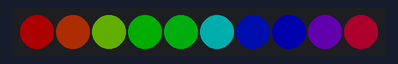
Bench run of a sketch on a simulated Arduino Uno, built with avr-gcc and run on an emulated ATmega328P. Shown: 10 RGB LEDs in strip order, left to right. Dim RGB values are drawn brighter than linear.

Above: at 0.16 s.
At 4.67 s:
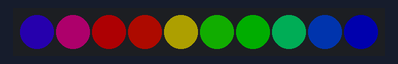
At 9.48 s:
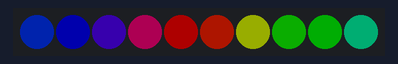
At 19.39 s:
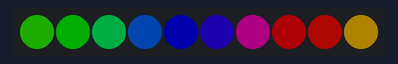
At 29.31 s:
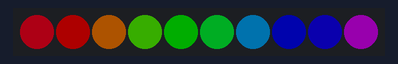
At 39.53 s:
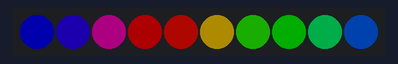

The sketch:

neopixel_template.ino
```cpp
//----------------------------------------------------------------//
//
// SAIC Activated Objects Fall 2024
// Brett Ian Balogh
// https://github.com/giantmolecules/ACTIVATED_OBJECTS_FA24
//
// neopixel_template.ino
//
// This example shows how to use neopixels.
// Use as a template for other neopixel projects.
// Uses Adafruit Neopixel v1.12.2 library
//
//----------------------------------------------------------------//

// Required Libraries
#include <Adafruit_NeoPixel.h>

// Which pin are the neopixels connected to
#define LED_PIN 5

// How many neopixels are there?
#define LED_COUNT 10

// Create neopixel strip.
Adafruit_NeoPixel strip(LED_COUNT, LED_PIN, NEO_GRBW + NEO_KHZ800);

//----{SETUP}-----------------------------------------------------//

void setup() {
  strip.begin();           // INITIALIZE NeoPixel strip object (REQUIRED)
  strip.show();            // Turn OFF all pixels ASAP
  strip.setBrightness(50); // Set BRIGHTNESS to about 1/5 (max = 255)

}

//----{LOOP}------------------------------------------------------//

void loop() {

  //This is a test. This is only a test.
  rainbow(10);

}

// Rainbow cycle along whole strip. Pass delay time (in ms) between frames.
void rainbow(int wait) {
  // Hue of first pixel runs 5 complete loops through the color wheel.
  // Color wheel has a range of 65536 but it's OK if we roll over, so
  // just count from 0 to 5*65536. Adding 256 to firstPixelHue each time
  // means we'll make 5*65536/256 = 1280 passes through this loop:
  for(long firstPixelHue = 0; firstPixelHue < 5*65536; firstPixelHue += 256) {
    // strip.rainbow() can take a single argument (first pixel hue) or
    // optionally a few extras: number of rainbow repetitions (default 1),
    // saturation and value (brightness) (both 0-255, similar to the
    // ColorHSV() function, default 255), and a true/false flag for whether
    // to apply gamma correction to provide 'truer' colors (default true).
    strip.rainbow(firstPixelHue);
    // Above line is equivalent to:
    // strip.rainbow(firstPixelHue, 1, 255, 255, true);
    strip.show(); // Update strip with new contents
    delay(wait);  // Pause for a moment
  }
}

//----{END}------------------------------------------------------//
```
